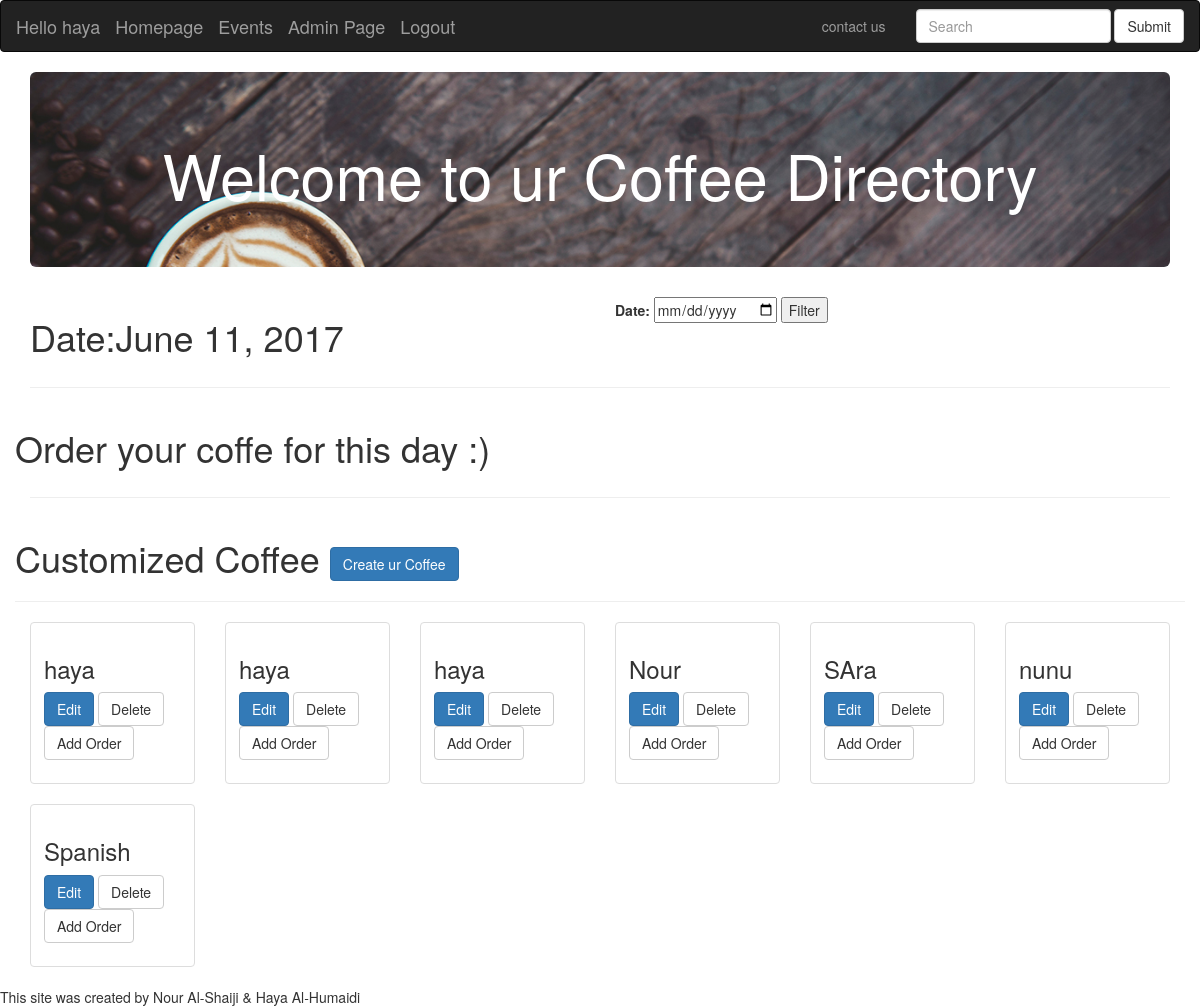
Page /main/home/ (signed in) on the earlier database version.
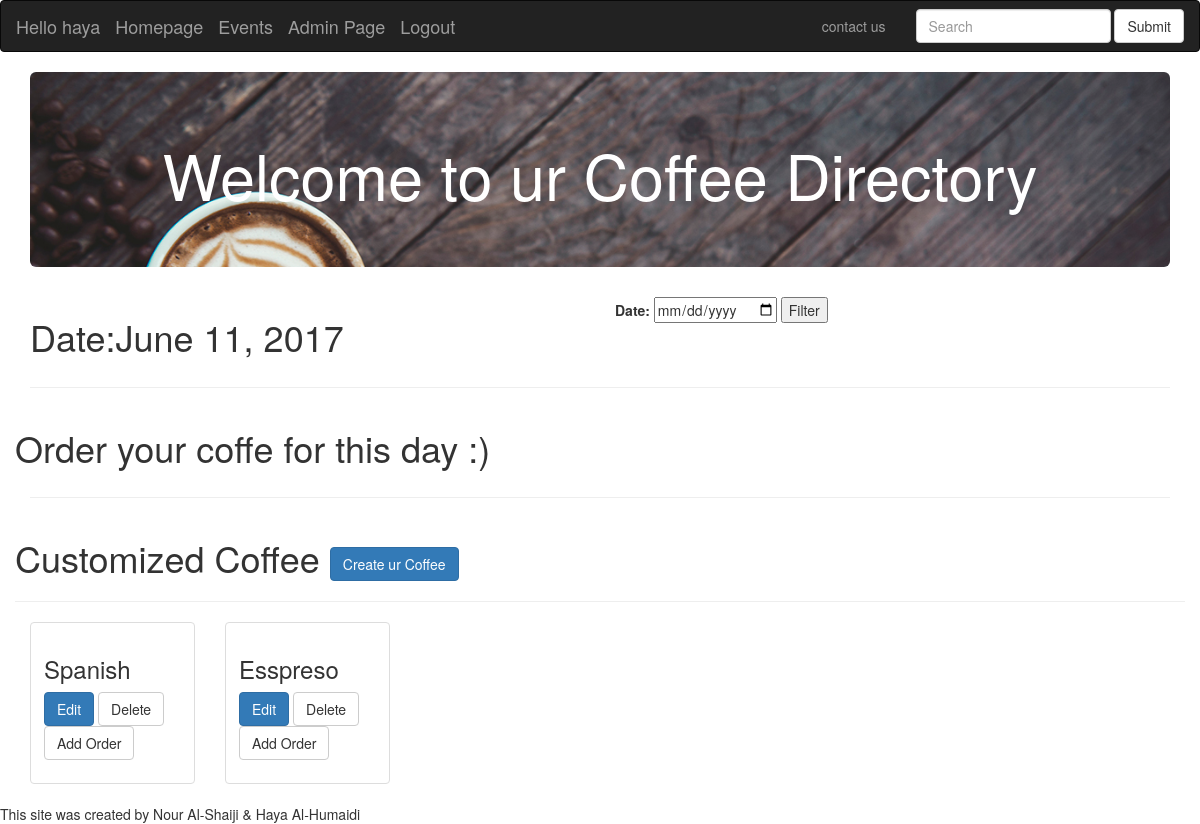
Same page on the later database version.
### main/models.py (models this page shows)
class Coffee(models.Model):
    user= models.ForeignKey(User)
    name = models.CharField(max_length = 255)
    bean = models.ForeignKey(Bean)
    roast = models.ForeignKey(Roast)
    esspreso_shots = models.PositiveIntegerField(default = 1)
    water = models.FloatField(default = 0)
    steamed_milk = models.BooleanField(default = False)
    foam = models.FloatField(default = 0)
    powder = models.ManyToManyField(Powder, blank=True)
    syrup = models.ManyToManyField(Syrup, blank=True)
    extra_instructions = models.TextField()
    def __str__(self):
        return self.name

### main/views.py (the view)
def home(request):
    context = {}
    if not request.user.is_authenticated():
        return redirect('/accounts/github/login')
    user = request.user
    context['user']=user
    if request.method=="POST":
        form = SearchForm(request.POST)
        if form.is_valid():
            context['form']=form
            date = form.cleaned_data['date']
            context['today']=date
            order_list = Order.objects.filter(user=user, date=date)
            context["order_list"]=order_list
    else:
        form = SearchForm()
        context["form"]=form
        today = datetime.date.today()
        context['today']=today
        order_list = Order.objects.filter(user=user, date=today)
        context['order_list']=order_list
    coffee_list = Coffee.objects.filter(user=user)
    context['coffee_list']=coffee_list
    return render(request, "main/home.html", context)

### main/forms.py
class SearchForm(forms.Form):
    date = forms.DateField(widget = forms.DateInput(attrs={"type":"date"}))

### main/templates/main/home.html (shortened to what this page needs)
{% extends 'main/base.html' %}
{% load crispy_forms_tags %}
{% block header %} Welcome to ur Coffee Directory {% endblock %}
{% block content %}
<div class="row">
 <div class="col col-sm-6">
 <h1>Date:{{today}}</h1>
 </div>
 <div class="col col-sm-6">
 <form class="" action="{% url 'main:home' %}" method="post">
     {{form}}
     <input type="submit" name="" value="Filter">
 </form>
 </div>
</div>
<hr>
  <div class="row">
  {% if order_list %}
    {% for order in order_list %}
      <div class="col-sm-5 col-md-2">
        <div class="thumbnail">
          <div class="caption">
            <h3> {{order.coffee}} </h3>
            <p>
              <a href="{% url 'main:send_order_email' today.year today.month today.day %}" class="btn btn-primary" role="button">Order</a>
              <a href="{% url 'main:replecate_order' today.year today.month today.day %}" class="btn btn-default" role="button">Replecate</a>
              <a href="{% url 'main:received_order' order.id today.year today.month today.day %}" class="btn btn-default" role="button">Recieved</a>
            </p>
          </div>
        </div>
      </div>
    {% endfor %}
  {% else %}
  <h1>Order your coffe for this day :)</h1>
  {% endif %}
</div>
<hr>
<div class="row">
 <h1>Customized Coffee <a href="{% url 'main:createCoffee' %}" class="btn btn-primary" role="button">Create ur Coffee</a></h1>
 <hr>
 {% for coffee in coffee_list %}
   <div class="col-sm-5 col-md-2">
     <div class="thumbnail">
       <div class="caption">
         <h3>{{coffee}}</h3>
         <p>
           <a href="{% url 'main:editCoffee' coffee_id=coffee.id%}" class="btn btn-primary" role="button">Edit</a>
           <a href="{% url 'main:deleteCoffee' coffee_id=coffee.id%}" class="btn btn-default" role="button">Delete</a>
           <a href="{% url 'main:createOrder' coffee_id=coffee.id%}" class="btn btn-default" role="button">Add Order</a>
         </p>
       </div>
     </div>
   </div>
 {% endfor %}
</div>
{% endblock %}

### main/templates/main/base.html (shortened to what this page needs)
<!DOCTYPE html>
{% load static %}
<html lang="en">
    <head>
        <link href="{% static '/bootstrap-3.3.7-dist/css/bootstrap.css' %}" rel="stylesheet"/>
    </head>
    <body>
        <nav class="navbar navbar-inverse">
            <div class="container-fluid">
                <div class="navbar-header">
                    <a class="navbar-brand" href="#"> Hello {{request.user}}</a>
                </div>
                <div class="navbar-header">
                    <a class="navbar-brand" href="{% url 'main:home' %}">Homepage</a>
                </div>
                <div class="navbar-header">
                      <a class="navbar-brand" href="{% url 'main:event' %}">Events</a>
                    {% if not request.user.is_staff %}
                    <a class="navbar-brand" href="#">Navigate</a>
                    {% else %}
                    <a class="navbar-brand" href="{% url 'main:admin_page' %}">Admin Page</a>
                    {% endif %}
                </div>
                <div class="navbar-header">
                    {% if request.user.is_authenticated %}
                      <a class="navbar-brand" href="{% url 'main:logout' %}">Logout</a>
                    {% endif %}
                </div>
                <form class="navbar-form navbar-right">
                    <div class="form-group">
                        <input type="text" class="form-control" placeholder="Search">
                    </div>
                    <button type="submit" class="btn btn-default">Submit</button>
                </form>
                <ul class="nav navbar-nav navbar-right">
                    <li><a href="#">contact us</a></li>
                </ul>
            </div>
        </nav>
        <div class="container">
            <div id="jumbo" class="jumbotron text-center" style="color:white">
                <h1>
                    {% block header %}
                    {% endblock %}
                </h1>
            </div>
            {% block content %}
            {% endblock %}
        </div>
        <div>This site was created by Nour Al-Shaiji & Haya Al-Humaidi</div>
    </body>
</html>

Differences in the rows shown:
removed Coffee: name "haya"
removed Coffee: name "haya"
removed Coffee: name "haya"
removed Coffee: name "Nour"
removed Coffee: name "SAra"
removed Coffee: name "nunu"
added Coffee: name "Esspreso"
